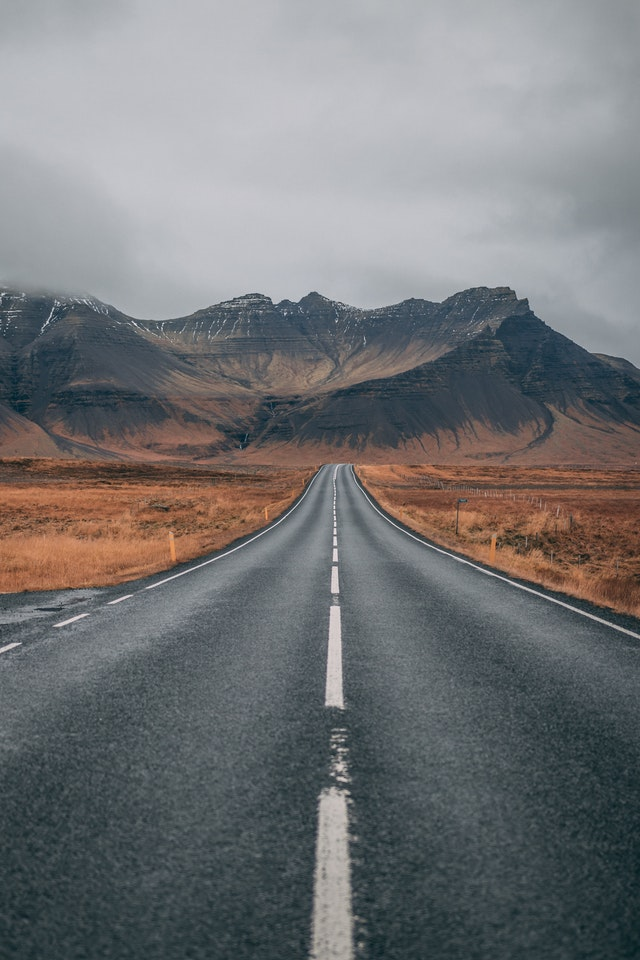
#> input picture image/fullroad/lbp.jpg, 640 x 960 px, found by its file name
$ python BFS.py   (older library calls are emulated)
#> lines starting #> are read from the running program, lines starting #| are printed output that depends on the picture; after the words box and inside, x2 and y2 are one past the last pixel; in counts of white or black regions, pixels touching at a corner belong together; long printed decimals are rounded
import pickle
import csv
import mahotas
from skimage.feature import local_binary_pattern
import numpy as np
import matplotlib.pyplot as plt
import cv2
from scipy import stats

def comparelbp(height1,width1,height2,width2,img,h,rate1,rate2):
    radius = 1
    n_points = 8
    image1 = img[height1*40:height1*40 + 40,width1*40:width1*40 + 40]
    h1 = h[height1*40:height1*40 + 40,width1*40:width1*40 + 40]
    lbp1 = local_binary_pattern(image1, n_points, radius,method = 'ror')
    image2 = img[height2*40:height2*40 + 40,width2*40 :width2*40 + 40]
    h2 = h[height1*40:height1*40 + 40,width1*40:width1*40 + 40]
    lbp2 = local_binary_pattern(image2, n_points, radius,method = 'ror')
    H1 = cv2.calcHist([lbp1.astype('uint8')], [0], None, [256],[1,254])
    H1 = cv2.normalize(H1, H1, 0, 1, cv2.NORM_MINMAX, -1)
    H2 = cv2.calcHist([lbp2.astype('uint8')], [0], None, [256],[1,254])
    H2 = cv2.normalize(H2, H2, 0, 1, cv2.NORM_MINMAX, -1)
    similarity1 = cv2.compareHist(H1, H2, cv2.HISTCMP_CORREL)
    H1 = cv2.calcHist([h1.astype('uint8')], [0], None, [256],[1,254])
    H1 = cv2.normalize(H1, H1, 0, 1, cv2.NORM_MINMAX, -1)
    H2 = cv2.calcHist([h2.astype('uint8')], [0], None, [256],[1,254])
    H2 = cv2.normalize(H2, H2, 0, 1, cv2.NORM_MINMAX, -1)
    similarity2 = cv2.compareHist(H1, H2, cv2.HISTCMP_CORREL)
    print(similarity1,similarity2)
    if(similarity1 > rate1 and similarity2 > rate2):
        return True
    return False

class note():
    def __init__(self, n, m):
        self.x = [0] * n * m  # 縱座標
        self.y = [0] * n * m  # 橫座標
        self.f = [0] * n * m  # 父親在佇列中的編號
        self.s = [0] * n * m  # 步數

str1 = ['','','','','','','','','','','','','','','']
str1[0] = 'G:\\imagetest\\fullroad\\lbp.jpg'
str1[1] = 'G:\\imagetest\\fullroad\\road13.jpg'
str1[2] = 'G:\\imagetest\\fullroad\\road4.jpg'
str1[3] = 'G:\\imagetest\\fullroad\\road12.jpg'
str1[4] = 'G:\\imagetest\\fullroad\\road21.jpg'
str1[5] = 'G:\\imagetest\\fullroad\\road9.jpg'
str1[6] = 'G:\\imagetest\\fullroad\\road1_.jpeg'
str1[7] = 'G:\\imagetest\\fullroad\\road7.jpeg'
str1[8] = 'G:\\imagetest\\fullroad\\road8.jpeg'
str1[9] = 'G:\\imagetest\\fullroad\\road10.jpg'
str1[10] = 'G:\\imagetest\\fullroad\\road15.jpg'
str1[11] = 'G:\\imagetest\\fullroad\\road16.jpg'
str1[12] = 'G:\\imagetest\\fullroad\\road17.jpg'
str1[13] = 'G:\\imagetest\\fullroad\\road18.jpg'
str1[14] = 'G:\\imagetest\\fullroad\\road19.jpg'
for qwe in range(0,15):
    image1 =cv2.imread(str1[qwe],0)
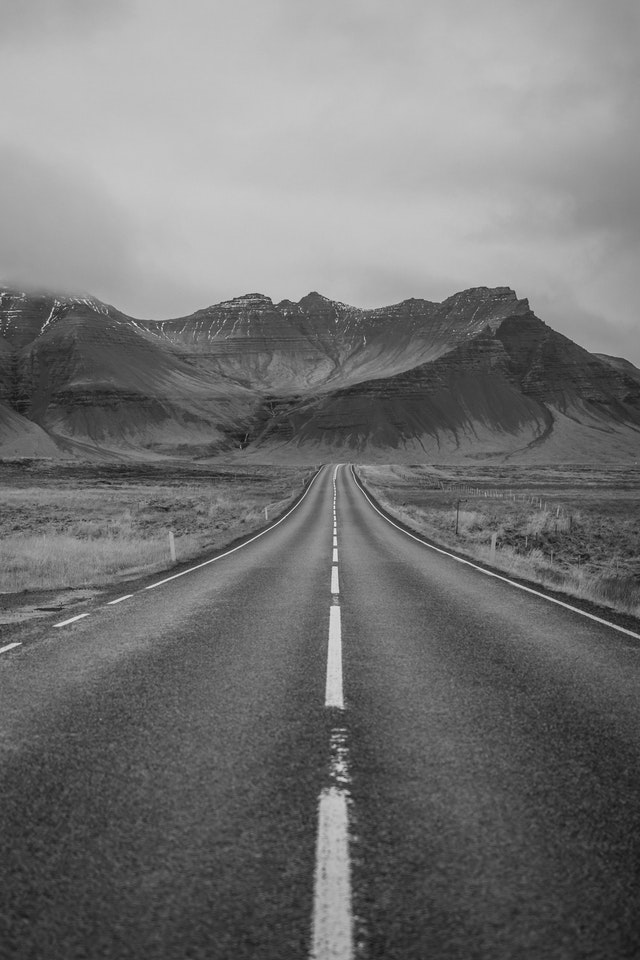
#> image1: shape (960, 640); min 14, max 241, mean 116.5
    image2 =cv2.imread(str1[qwe],0)
    height, width = image1.shape
#> height = 960; width = 640
    hsv_img = cv2.imread(str1[qwe],1)
#> hsv_img is the input picture: shape (960, 640, 3); mean B, G, R 118.1, 116.6, 115.8
    hsv_img = cv2.cvtColor(hsv_img, cv2.COLOR_BGR2HSV)
#> hsv_img: shape (960, 640, 3); mean H, S, V 89.3, 43.6, 126
    h, s, v = hsv_img[:, :, 0], hsv_img[:, :, 1], hsv_img[:, :, 2]
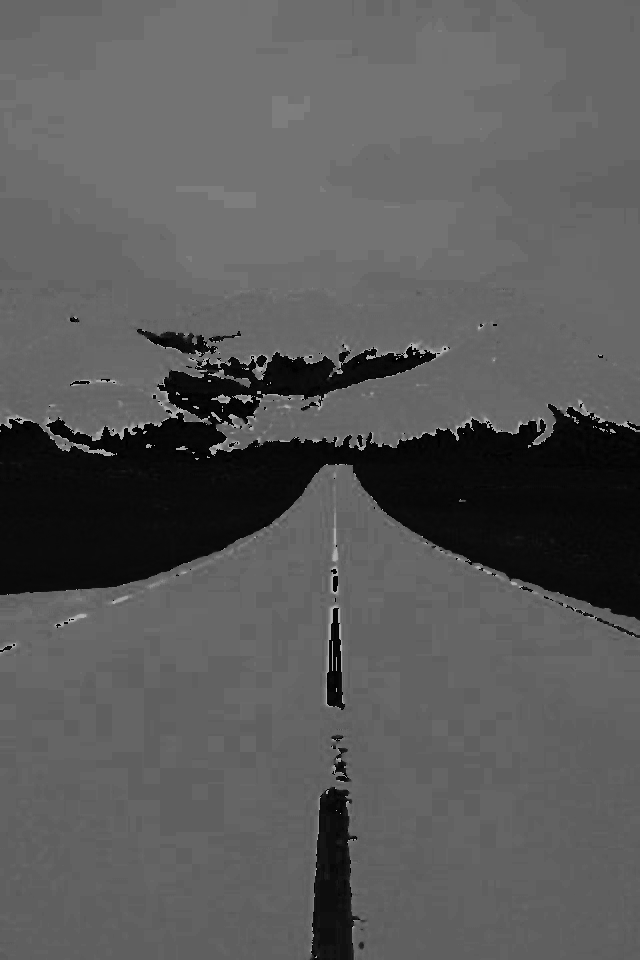
#> h: shape (960, 640); min 0, max 179, mean 89.3
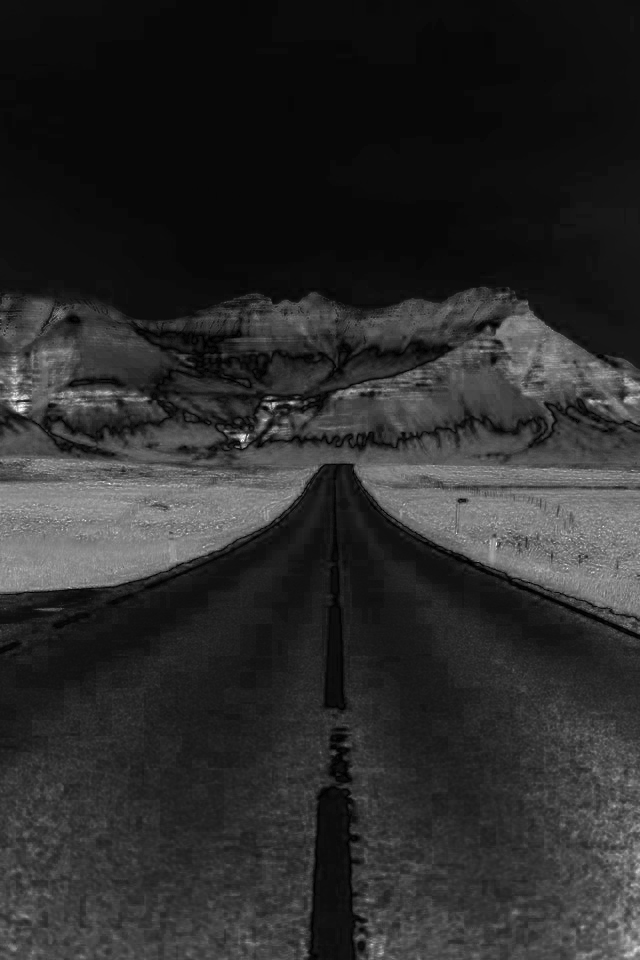
#> s: shape (960, 640); min 0, max 255, mean 43.6
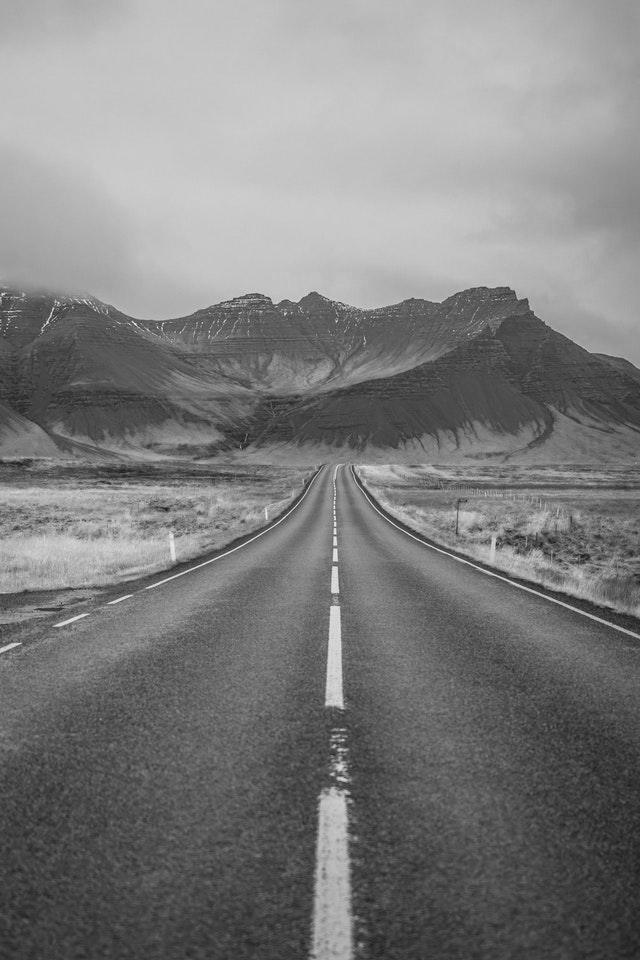
#> v: shape (960, 640); min 24, max 243, mean 126


    # 此為迷宮，0 = 空格，1 = 障礙
    maze = np.array(np.zeros((int(height/40),int(width/40))))
    outputs = np.array(np.zeros((int(height/40),int(width/40))))
    print(np.shape(outputs))
#| (24, 16)
    # 設定迷宮大小
    n = len(maze)
#> n = 24
    m = len(maze[0])
#> m = 16
    # 設一個陣列，用來標記走過的座標
    book = np.array(np.zeros((int(height/40),int(width/40))))
    print(np.shape(book))
#| (24, 16)
    #for i in range(n):
    #    book.append([0] * m)
    #print(np.shape(book))
    # 設定起訖點
    startx = int((height/40)*(9/10))
#> startx = 21
    starty = int((width/40)*(7/10))
#> starty = 11
    print(startx,starty)
#| 21 11
    outputs[startx][starty] = 255
    endx = -1
    endy = -1

    # 定義一個表示走的方向的陣列
    next = [[0, 1],   # 向右走
            [1, 0],   # 向下走
            [0, -1],  # 向左走
            [-1, 0]]  # 向上走

    # 佇列初始化
    head = 0
    tail = 0

    # 往佇列插入迷宮入口座標
    que = note(n, m)
    que.x[tail] = startx
    que.y[tail] = starty
    que.f[tail] = 0
    que.s[tail] = 0
    tail += 1
    #book[startx][startx] = 1

    flag = 0 # 用來標記是否到達目標，0 = 未到，1 = 到達

    # 當佇列不為空的迴圈
    while(head < tail):
        # 列舉4個方向
        for i in range(4):
            # 計算下一個座標
            tx = que.x[head] + next[i][0]
            ty = que.y[head] + next[i][1]
            # 判斷是否越界
            if tx < 0 or tx > n-1 or ty < 0 or ty > m-1 :
                continue
            # 判斷是否是障礙物或者已經走過
            plt.imshow(outputs)
            plt.show()
            if comparelbp(tx,ty,que.x[head],que.y[head],image1,h,0.985,0.99) and book[tx][ty] == 0 :
                book[tx][ty] = 1  # 標記為已走過
                outputs[tx][ty] = 255
                # 插入新的點到佇列中
                que.x[tail] = tx
                que.y[tail] = ty
                que.f[tail] = head
                que.s[tail] = que.s[head] + 1   # 步數是父親步數+1
                tail += 1
            # 若到訖點，停止擴展退出迴圈
            else:
                book[tx][ty] = 1
            if tx == endx and ty == endy :
                flag = 1
                break
#> this loop made 4 passes
#> similarity1 in comparelbp on passes 1 to 4: 0.993, 0.992, 0.995, 0.986
#| 0.9933 1.0
#| 0.9924 1.0
#| 0.9953 1.0
#| 0.9863 1.0
#> pass 1, `plt.show()`:
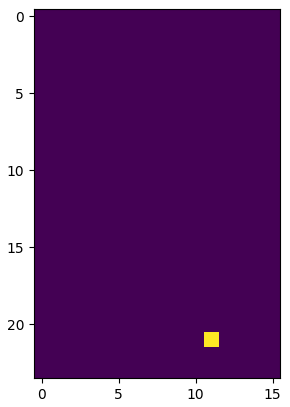
#> figure drawn by matplotlib, 1 panel
#> pass 1, in comparelbp, `lbp1 = local_binary_pattern(image1, n_points, radius,method = 'ror')`:
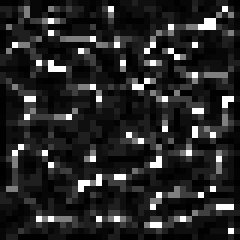
#> lbp1: shape (40, 40) float64 (shown 6 times larger); min 0, max 255, mean 38
#> pass 1, in comparelbp, `image2 = img[height2*40:height2*40 + 40,width2*40 :width2*40 + 40]`:
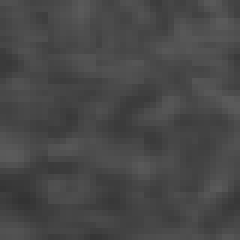
#> image2: shape (40, 40) (shown 6 times larger); min 51, max 91, mean 71.8
#> after the loop, que.s = 384 values, max 1 at index 1, min 0 at index 0, mean 0.0104; que.x = 384 values, max 22 at index 2, min 0 at index 5, mean 0.273; que.y = 384 values, max 12 at index 1, min 0 at index 5, mean 0.143; tail = 5
        if flag == 1 :
            break
        head += 1 # 當一個擴展結束後，要head++才能對後面的點再進行擴展

    # [5 lines of commented-out code are left out]
    plt.imshow(image1)
    plt.show()
    for col in range(0,int(height/40)):
        for row in range(0,int(width/40)):
            image1[col*40:col*40 + 40,row*40:row*40 + 40] = outputs[col,row]
    Final = cv2.addWeighted(image1,0.5,image2,0.5,0)
    t = "G:\\imagetest\\gen\\" + str(qwe) + "newgen.jpg"
    plt.imshow(Final)
    plt.show()
    cv2.imwrite(t,Final)

$ run again, with image/fullroad/1699327201408.jpg copied over image/fullroad/lbp.jpg
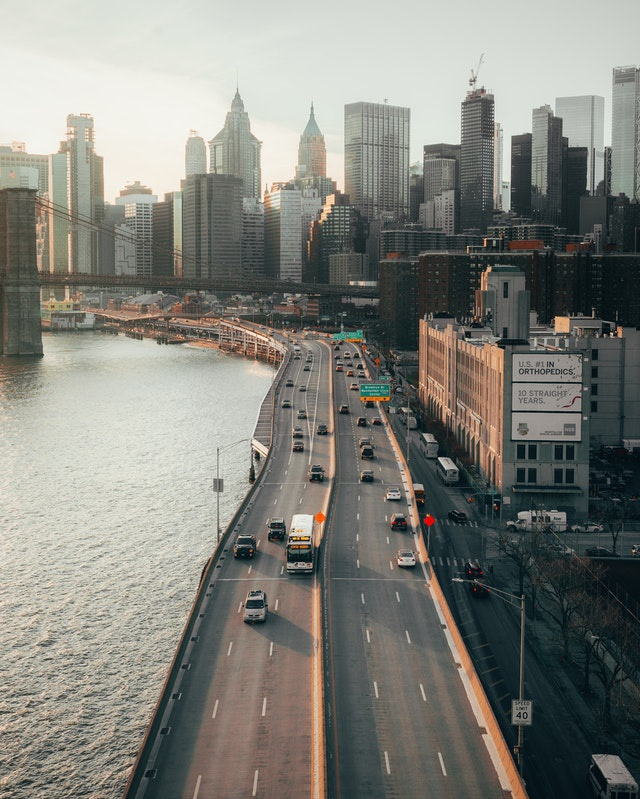
#> input picture image/fullroad/1699327201408.jpg, 640 x 799 px, found by its file name
#> hsv_img is the input picture: shape (799, 640, 3); mean B, G, R 123.1, 129.9, 129.5
#> hsv_img: shape (799, 640, 3); mean H, S, V 49, 42.3, 134.6
#| (19, 16)
#| (19, 16)
#| 17 11
#> the loop `for i in range(4):` made 4 passes
#> similarity1 in comparelbp on passes 1 to 4: 0.991, 0.978, 0.975, 0.982
#> (printed output is left out)
#> after the loop `for i in range(4):`: que.s = 304 values, max 1 at index 1, min 0 at index 0, mean 0.00329; que.x = 304 values, max 17 at index 0, min 0 at index 2, mean 0.112; que.y = 304 values, max 12 at index 1, min 0 at index 2, mean 0.0757; tail = 2
#> after the loop `for col in range(0,int(height/40)):`:
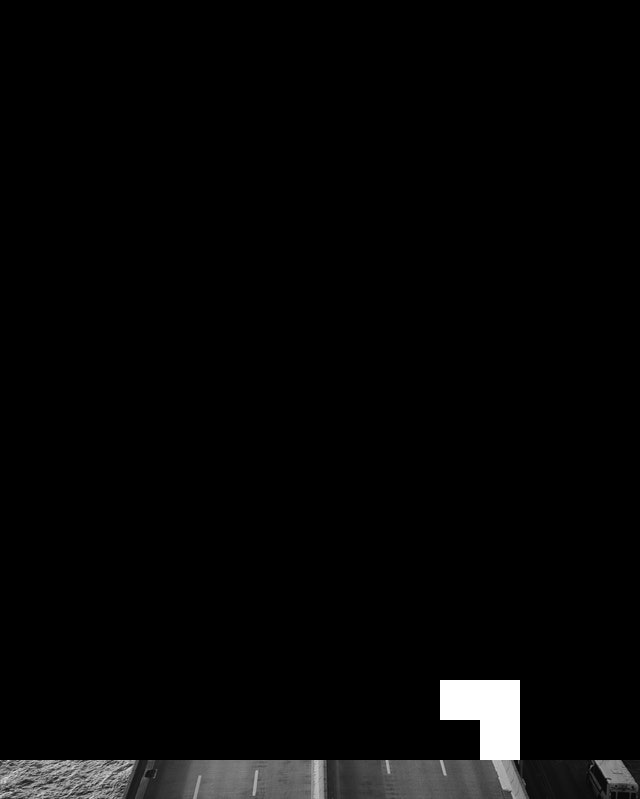
#> image1: shape (799, 640); min 0, max 255, mean 6.6
#> `Final = cv2.addWeighted(image1,0.5,image2,0.5,0)`:
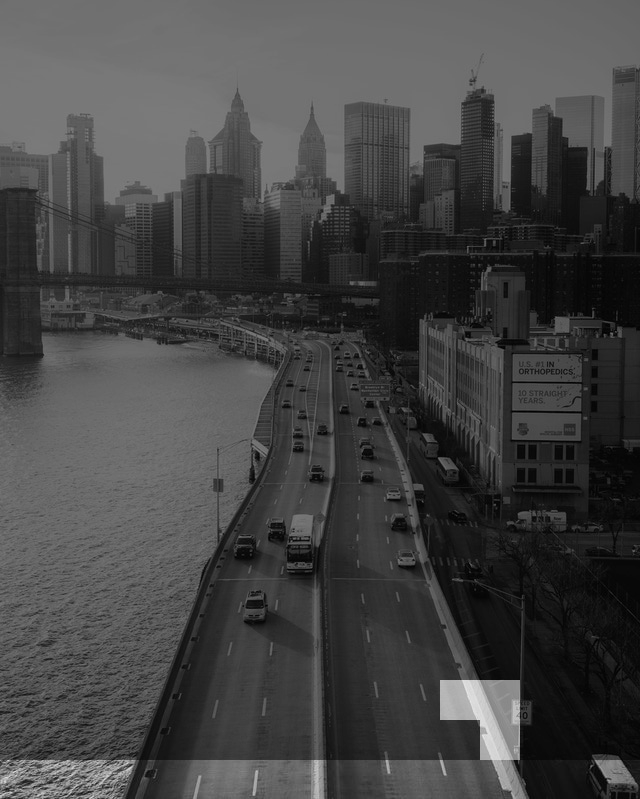
#> Final: shape (799, 640); min 0, max 232, mean 67.8

$ run again, with image/fullroad/road11.jpg copied over image/fullroad/lbp.jpg
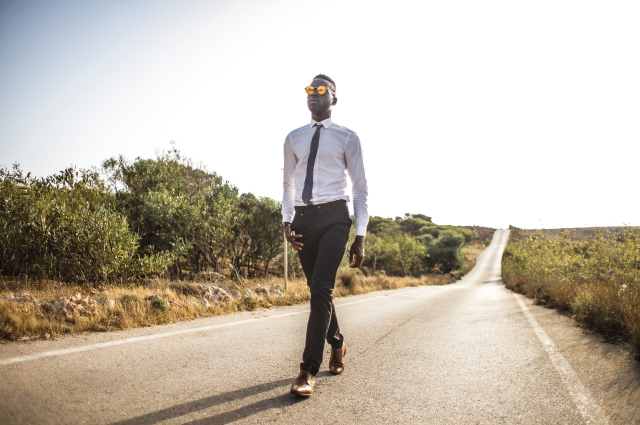
#> input picture image/fullroad/road11.jpg, 1280 x 850 px, found by its file name (shown at 1/2 size)
#> hsv_img is the input picture: shape (850, 1280, 3); mean B, G, R 173, 186.1, 194.9
#> hsv_img: shape (850, 1280, 3); mean H, S, V 24.8, 46.5, 196.7
#| (21, 32)
#| (21, 32)
#| 19 22
#> the loop `for i in range(4):` made 4 passes
#> similarity1 in comparelbp on passes 1 to 4: 0.984, 0.987, 0.987, 0.989
#> (printed output is left out)
#> pass 1, in comparelbp, `image2 = img[height2*40:height2*40 + 40,width2*40 :width2*40 + 40]`:
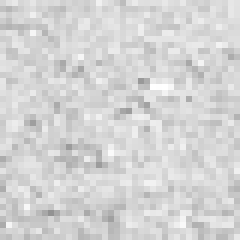
#> image2: shape (40, 40) (shown 6 times larger); min 146, max 255, mean 212.2
#> after the loop `for i in range(4):`:
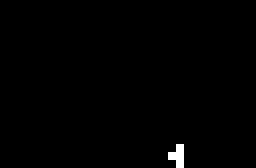
#> outputs: shape (21, 32) float64 (shown 8 times larger); 0.6% white in thin lines or dots, all inside (x1, y1, x2, y2) = (21, 18, 23, 21)
#> after the loop `for i in range(4):`: que.s = 672 values, max 1 at index 1, min 0 at index 0, mean 0.00446; que.x = 672 values, max 20 at index 1, min 0 at index 4, mean 0.113; que.y = 672 values, max 22 at index 0, min 0 at index 4, mean 0.129; tail = 4
